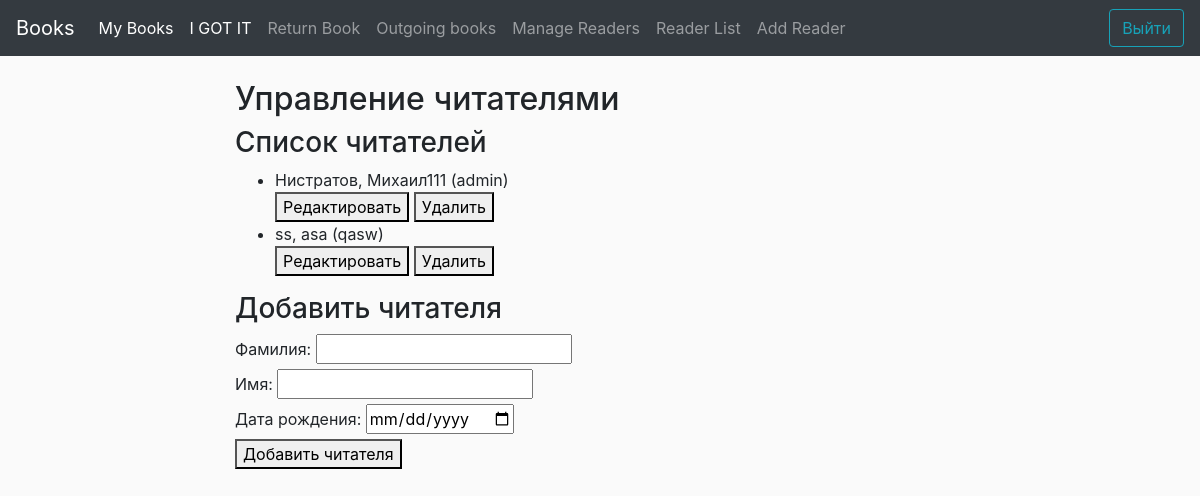
Page /manage_readers/ (signed in) on the committed database.
### station/models.py (models this page shows)
class Reader(models.Model):
    id = models.AutoField(primary_key=True)
    user = models.OneToOneField(User, on_delete=models.CASCADE)  # Привязка к пользователю Django
    last_name = models.CharField(max_length=100)
    first_name = models.CharField(max_length=100)
    birth_date = models.DateField()
    borrowed_books = models.ManyToManyField(Book, related_name='readers', blank=True)
    read_books = models.ManyToManyField(Book, related_name='readers_read', blank=True)

### station/views.py (the view, shortened to what this page needs)
# urls.py: path('manage_readers/', views.manage_readers, name='manage_readers'),
@login_required
def manage_readers(request):
    if not request.user.is_staff:
        return redirect('Home')
    readers = Reader.objects.all()  # Получите список всех читателей
    if request.method == 'GET' and 'edit_reader' in request.GET:
        reader_id = request.GET['edit_reader']
        reader = get_object_or_404(Reader, id=reader_id)
        return render(request, 'station/edit_reader.html', {'reader': reader})
    return render(request, 'station/manage_readers.html', {'readers': readers})

### station/templates/station/manage_readers.html (shortened to what this page needs)
{% extends 'station/base.html' %}
{% block content %}
  <h2>Управление читателями</h2>
  <h3>Список читателей</h3>
  <ul>
    {% for reader in readers %}
      <li>{{ reader.last_name }}, {{ reader.first_name }} ({{ reader.user.username }})
        <form method="post" action="{% url 'manage_readers' %}">
          <button type="submit" name="edit_reader" value="{{ reader.id }}">Редактировать</button>
          <button type="submit" name="delete_reader" value="{{ reader.id }}">Удалить</button>
        </form>
      </li>
    {% endfor %}
  </ul>
  <h3>Добавить читателя</h3>
  <form method="post" action="{% url 'manage_readers' %}">
    <label for="last_name">Фамилия:</label>
    <input type="text" name="last_name" required>
    <br>
    <label for="first_name">Имя:</label>
    <input type="text" name="first_name" required>
    <br>
    <label for="birth_date">Дата рождения:</label>
    <input type="date" name="birth_date" required>
    <br>
    <button type="submit" name="add_reader">Добавить читателя</button>
  </form>
{% endblock %}

### station/static/station/main.css (style rules this page uses)
body { background: #fafafa; }

### rows in the picture
Reader: last_name "Нистратов", first_name "Михаил111", user.username "admin", {{ reader.id }} 5 (drawn)
Reader: last_name "ss", first_name "asa", user.username "qasw", {{ reader.id }} 6 (drawn)
